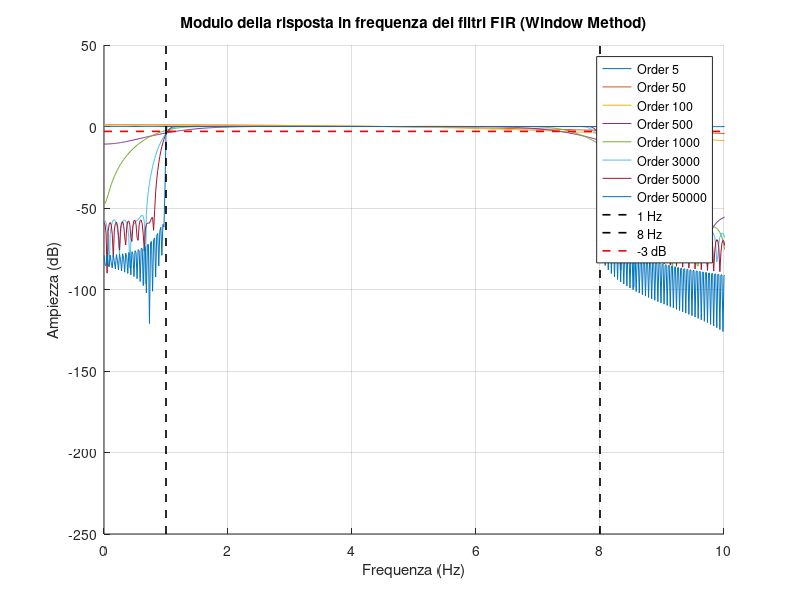
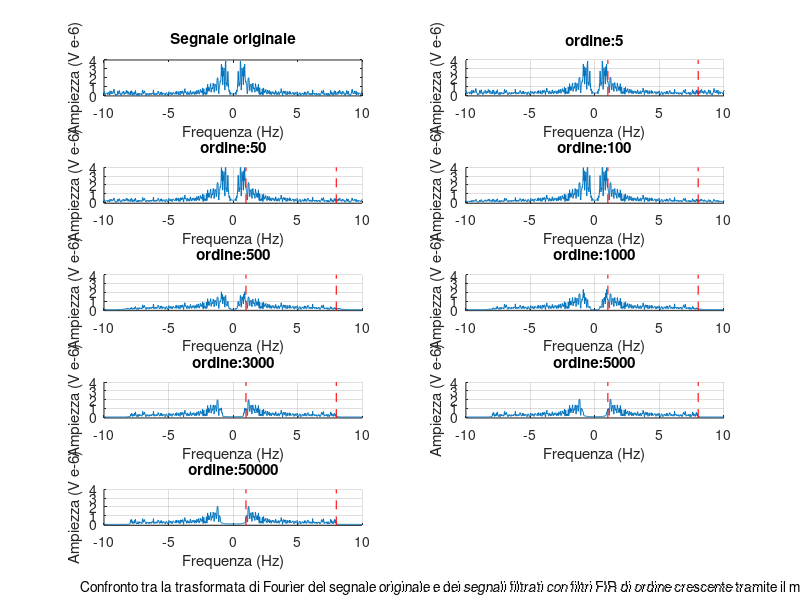

MATLAB code for these plots, in order: (Note: this script raises an error after producing the figures.)
load('SamplEEG.mat')

% FIR filter evaluation for 1-8 Hz bandpass filter

%% Parametri globali
banda = [1 8];                   % Banda di interesse
N = length(SamplEEG(1, :));     % Numero di campioni
T = 1/sampling_rate;            % Periodo di campionamento
freqs = linspace(-(N/2)/(N*T), ((N/2)-1)/(N*T), size(SamplEEG, 2)); % Asse delle frequenze
t = linspace(0, (N-1)*T, N); % Asse del tempo

%% FILTRI FIR
%% Metodo della finestra
ordini = [5 50 100 500 1000 3000 5000 50000]; % Ordini da testare
window_filters = cell(length(ordini),1);        % Cell array per i filri con metodo della finestra

% Progettazione dei filti
for k = 1:length(ordini)
    n = ordini(k);
    window_filters{k} = fir1(n, banda/(sampling_rate/2), 'bandpass'); % N.B. la frequenza è normalizzata 
                                                                     % rispetto alla frequenza di Nyquist
end

%GRAFICI DELLA RISPOSTA IN FREQUENZA
figure;
hold on;

responses_window = cell(length(ordini),1);  %Cell array per le risposte in frequenza

for k = 1:length(ordini)
    [h, f] = freqz(window_filters{k}, 1, length(freqs), sampling_rate);
    responses_window{k} = abs(h);
    plot(f, 20*log10(abs(h)), 'DisplayName', ['Order ' num2str(ordini(k))]);
end

xlim([0 10]);   % Zoom sul range di interesse
plot([1 1], ylim, 'k--', 'LineWidth', 1.2, 'DisplayName', '1 Hz');  %Plot linee guida della banda
plot([8 8], ylim, 'k--', 'LineWidth', 1.2, 'DisplayName', '8 Hz');
plot(xlim, [-3 -3], 'r--', 'LineWidth', 1.2, 'DisplayName', '-3 dB');
grid on;

title('Modulo della risposta in frequenza dei filtri FIR (Window Method)');
xlabel('Frequenza (Hz)');
ylabel('Ampiezza (dB)');
legend show;

%GRAFICI DELLO SPETTRO DEL SEGNALE ORIGINALE E FILTRATO
figure;
subplot(5,2,1)  
plot(freqs, fftshift(abs(fft(double(SamplEEG(1, :))))/N)); % TDF del segnale originale
xlabel('Frequenza (Hz)');
ylabel('Ampiezza (V e-6)');
title("Segnale originale");
xlim([-10,10]);

for i = 1:length(ordini)   
    y = conv(double(SamplEEG(1, :)), window_filters{i}, 'same'); %Convoluzione con il filtro mantendo la dimensione del segnale originale
    Y = fftshift(fft(y)/N);   % TDF del segnale filtrato
    
    subplot(5,2, i+1)               % Plot modulo della risposta in frequenza
    hold on;
    plot(freqs, abs(Y))
    xlim([-10, 10]);
    ylim([-.1, 4]);
    plot([1 1], ylim, 'r--', 'LineWidth', .8, 'DisplayName', '1 Hz'); %Linee guida per la banda
    plot([8 8], ylim, 'r--', 'LineWidth', .8, 'DisplayName', '8 Hz');
    title(strcat("ordine:" , int2str(ordini(i))))
    xlabel('Frequenza (Hz)');
    ylabel('Ampiezza (V e-6)');
    grid on;
    
end
annotation('textbox', [0.1, 0.01, 0.8, 0.08], ...
            'String', 'Confronto tra la trasformata di Fourier del segnale originale e dei segnali filtrati con filtri FIR di ordine crescente tramite il metodo della finestra. Tra questi, il miglior compromesso tra performance e dimensioni è rappresentato dal filtro di ordine 5000', ...
            'EdgeColor', 'none', ...
            'HorizontalAlignment', 'center', ...
            'FontSize', 10);

%% METODO EQUIRIPPLE %%%%%%%%%%%%%%%%%%%

ordini = [5 50 100 500 1000 3000 4000]; % Ordini da testare
equiripple_filters = cell(length(ordini),1); % Cell array per i filtri equiripple

% Progettazione dei filtri
for k = 1:length(ordini)
    n = ordini(k);
    tic;
    disp(['Progettazione filtro equiripple di ordine ' num2str(ordini(k))]);
    equiripple_filters{k} = designfilt('bandpassfir', 'FilterOrder', ordini(k), ...
        'PassbandFrequency1', banda(1), 'PassbandFrequency2', ...
        banda(2), 'StopbandFrequency1',banda(1)-.1,  'Stopbandfrequency2', banda(2) +.1 , ...
        'SampleRate', sampling_rate, 'DesignMethod', 'equiripple');   
    toc;
end

%GRAFICI DELLA RISPOSTA IN FREQUENZA
figure;
hold on;

responses_equiripple = cell(length(ordini),1);  %Cell array per le risposte in frequenza

for k = 1:length(ordini)
    [h, f] = freqz(equiripple_filters{k}.Coefficients, 1, length(freqs), sampling_rate);
    responses_equiripple{k} = abs(h);
    plot(f, 20*log10(abs(h)), 'DisplayName', ['Order ' num2str(ordini(k))]);
end

xlim([0 10]);   % Zoom sul range di interesse
plot([1 1], ylim, 'k--', 'LineWidth', 1.2, 'DisplayName', '1 Hz');  %Plot linee guida della banda
plot([8 8], ylim, 'k--', 'LineWidth', 1.2, 'DisplayName', '8 Hz');
plot(xlim, [-3 -3], 'r--', 'LineWidth', 1.2, 'DisplayName', '-3 dB');
grid on;

title('Modulo della risposta in frequenza dei filtri FIR (Equiripple Method)');
xlabel('Frequenza (Hz)');
ylabel('Ampiezza (dB)');
legend show;

%GRAFICI DELLO SPETTRO DEL SEGNALE ORIGINALE E FILTRATO
figure;
subplot(5,2,1)  
hold on;
plot(freqs, fftshift(abs(fft(double(SamplEEG(1, :))))/N)); % TDF del segnale originale
xlabel('Frequenza (Hz)');
ylabel('Ampiezza (V e-6)');
title("Segnale originale");
xlim([-10,10]);
plot([1 1], ylim, 'r--', 'LineWidth', .8, 'DisplayName', '1 Hz'); %Linee guida per la banda
plot([8 8], ylim, 'r--', 'LineWidth', .8, 'DisplayName', '8 Hz');

for i = 1:length(ordini)   
    y = conv(double(SamplEEG(1, :)), equiripple_filters{i}.Coefficients, 'same'); %Convoluzione con il filtro mantendo la dimensione del segnale originale
    Y = fftshift(fft(y)/N);   % TDF del segnale filtrato
    
    subplot(5,2, i+1)               % Plot modulo della risposta in frequenza
    hold on;
    plot(freqs, abs(Y))
    xlim([-10, 10]);
    ylim([-.1, 4]);
    plot([1 1], ylim, 'r--', 'LineWidth', .8, 'DisplayName', '1 Hz'); %Linee guida per la banda
    plot([8 8], ylim, 'r--', 'LineWidth', .8, 'DisplayName', '8 Hz');
    title(strcat("ordine:" , int2str(ordini(i))))
    xlabel('Frequenza (Hz)');
    ylabel('Ampiezza (V e-6)');
    grid on;
    
end
annotation('textbox', [0.1, 0.01, 0.8, 0.08], ...
            'String', 'Confronto tra la trasformata di Fourier del segnale originale e dei segnali filtrati con filtri FIR di ordine crescente tramite il metodo della finestra. Tra questi, il miglior compromesso tra performance e dimensioni è rappresentato dal filtro di ordine 5000', ...
            'EdgeColor', 'none', ...
            'HorizontalAlignment', 'center', ...
            'FontSize', 10);

%% Metodo least-squares
ordini = [5 50 100 500 1000 3000 4000]; % Ordini da testare
least_squares_filters = cell(length(ordini),1); % Cell array per i filtri least-squares 

% Progettazione dei filtri
for k = 1:length(ordini)
    n = ordini(k);
    tic;
    disp(['Progettazione filtro least-squares di ordine ' num2str(ordini(k))]);
    least_squares_filters{k} = designfilt('bandpassfir', 'FilterOrder', ordini(k), ...
        'PassbandFrequency1', banda(1), 'PassbandFrequency2', ...
        banda(2), 'StopbandFrequency1',banda(1)-.1,  'Stopbandfrequency2', banda(2) +.1 , ...
        'SampleRate', sampling_rate, 'DesignMethod', 'ls');   
    toc;
end

%GRAFICI DELLA RISPOSTA IN FREQUENZA
figure;
hold on;
responses_least_squares = cell(length(ordini),1);  %Cell array per le risposte in frequenza
for k = 1:length(ordini)
    [h, f] = freqz(least_squares_filters{k}.Coefficients, 1, length(freqs), sampling_rate);
    responses_least_squares{k} = abs(h);
    plot(f, 20*log10(abs(h)), 'DisplayName', ['Order ' num2str(ordini(k))]);
end
xlim([0 10]);   % Zoom sul range di interesse
plot([1 1], ylim, 'k--', 'LineWidth', 1.2, 'DisplayName', '1 Hz');  %Plot linee guida della banda
plot([8 8], ylim, 'k--', 'LineWidth', 1.2, 'DisplayName', '8 Hz');
plot(xlim, [-3 -3], 'r--', 'LineWidth', 1.2, 'DisplayName', '-3 dB');
grid on;
title('Modulo della risposta in frequenza dei filtri FIR (Least-squares Method)');
xlabel('Frequenza (Hz)');
ylabel('Ampiezza (dB)');
legend show;

%GRAFICI DELLO SPETTRO DEL SEGNALE ORIGINALE E FILTRATO
figure;
subplot(5,2,1)
hold on;
plot(freqs, fftshift(abs(fft(double(SamplEEG(1, :))))/N)); % TDF del segnale originale
xlabel('Frequenza (Hz)');
ylabel('Ampiezza (V e-6)');
title("Segnale originale");
xlim([-10,10]);
plot([1 1], ylim, 'r--', 'LineWidth', .8, 'DisplayName', '1 Hz'); %Linee guida per la banda
plot([8 8], ylim, 'r--', 'LineWidth', .8, 'DisplayName', '8 Hz');
for i = 1:length(ordini)   
    y = conv(double(SamplEEG(1, :)), least_squares_filters{i}.Coefficients, 'same'); %Convoluzione con il filtro mantendo la dimensione del segnale originale
    Y = fftshift(fft(y)/N);   % TDF del segnale filtrato
    
    subplot(5,2, i+1)               % Plot modulo della risposta in frequenza
    hold on;
    plot(freqs, abs(Y))
    xlim([-10, 10]);
    ylim([-.1, 4]);
    plot([1 1], ylim, 'r--', 'LineWidth', .8, 'DisplayName', '1 Hz'); %Linee guida per la banda
    plot([8 8], ylim, 'r--', 'LineWidth', .8, 'DisplayName', '8 Hz');
    title(strcat("ordine:" , int2str(ordini(i))))
    xlabel('Frequenza (Hz)');
    ylabel('Ampiezza (V e-6)');
    grid on;
    
end
annotation('textbox', [0.1, 0.01, 0.8, 0.08], ...
            'String', 'Confronto tra la trasformata di Fourier del segnale originale e dei segnali filtrati con filtri FIR di ordine crescente tramite il metodo least-squares. Tra questi, il miglior compromesso tra performance e dimensioni è rappresentato dal filtro di ordine 3000', ...
            'EdgeColor', 'none', ...
            'HorizontalAlignment', 'center', ...
            'FontSize', 10);

%% Confronto tra i metodi FIR
figure;
hold on;
plot(t, SamplEEG(1, :), 'DisplayName', 'Segnale originale'); % Segnale originale
plot(t, conv(double(SamplEEG(1, :)), window_filters{6}, 'same'), 'DisplayName', 'FIR Window Order 5000'); % Filtro FIR con metodo della finestra
plot(t, conv(double(SamplEEG(1, :)), equiripple_filters{6}.Coefficients, 'same'), 'DisplayName', 'FIR Equiripple Order 3000'); % Filtro FIR con metodo equiripple
plot(t, conv(double(SamplEEG(1, :)), least_squares_filters{6}.Coefficients, 'same'), 'DisplayName', 'FIR Least-squares Order 3000'); % Filtro FIR con metodo least-squares
xlabel('Tempo (s)');
ylabel('Ampiezza (V e-6)');
title('Confronto tra i metodi FIR');
grid on;
legend show;
xlim([0 3]); % Zoom sul range di interesse

%% Risultati FIR
% Nel dominio del tempo, finestra e least-squares mostrano andamenti simili. 
% Tra i due, prediligo least-squares per il suo ordine più basso.

